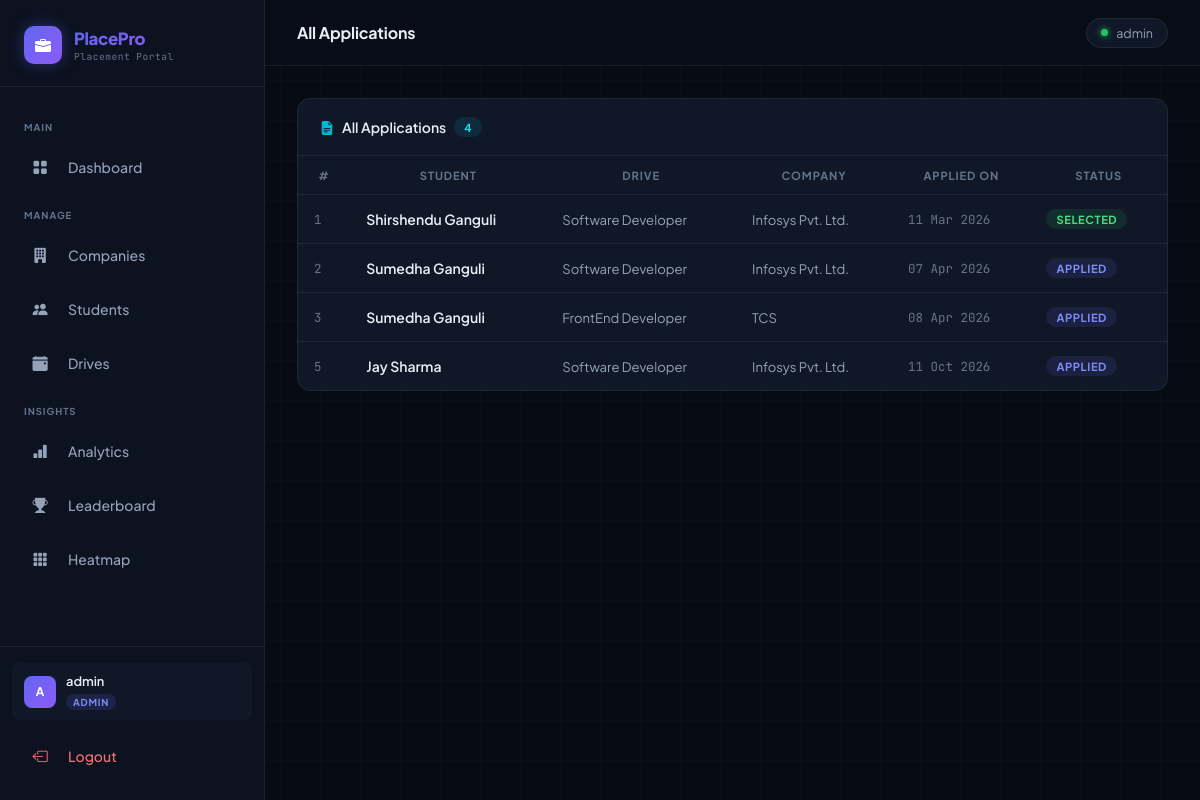
Screenshot of /admin/applications (signed in) with the database file from the repository.
### models.py (models this page shows)
class User(db.Model, UserMixin):
    id = db.Column(db.Integer, primary_key=True)
    username = db.Column(db.String(80), unique=True, nullable=False)
    email = db.Column(db.String(120), unique=True, nullable=False)
    password = db.Column(db.String(200), nullable=False)
    role = db.Column(db.String(20), nullable=False)
    is_active = db.Column(db.Boolean, default=True)
    created_at = db.Column(db.DateTime, default=datetime.utcnow)

class Application(db.Model):
    id         = db.Column(db.Integer, primary_key=True)
    student_id = db.Column(db.Integer, db.ForeignKey('student.id'), nullable=False)
    drive_id   = db.Column(db.Integer, db.ForeignKey('placement_drive.id'), nullable=False)
    applied_at = db.Column(db.DateTime, default=datetime.utcnow)
    status     = db.Column(db.String(20), default='Applied')
    student    = db.relationship('Student', backref='applications')
    drive      = db.relationship('PlacementDrive', backref='applications')

class Student(db.Model):
    id              = db.Column(db.Integer, primary_key=True)
    user_id         = db.Column(db.Integer, db.ForeignKey('user.id'), nullable=False)
    full_name       = db.Column(db.String(100))
    phone           = db.Column(db.String(20))
    department      = db.Column(db.String(100))
    cgpa            = db.Column(db.Float)
    skills          = db.Column(db.Text)   # comma-separated skills
    resume_filename = db.Column(db.String(200))
    is_blacklisted  = db.Column(db.Boolean, default=False)
    graduation_year = db.Column(db.Integer)
    about           = db.Column(db.Text)
    linkedin        = db.Column(db.String(200))
    github          = db.Column(db.String(200))
    portfolio_url   = db.Column(db.String(200))
    user            = db.relationship('User', backref='student_profile')

class PlacementDrive(db.Model):
    id                   = db.Column(db.Integer, primary_key=True)
    company_id           = db.Column(db.Integer, db.ForeignKey('company.id'), nullable=False)
    job_title            = db.Column(db.String(100), nullable=False)
    job_description      = db.Column(db.Text)
    eligibility_criteria = db.Column(db.Text)
    required_skills      = db.Column(db.String(200))
    experience_required  = db.Column(db.String(100))
    salary_range         = db.Column(db.String(100))
    deadline             = db.Column(db.DateTime)
    status               = db.Column(db.String(20), default='Pending')
    created_at           = db.Column(db.DateTime, default=datetime.utcnow)
    company              = db.relationship('Company', backref='drives')

class Company(db.Model):
    id              = db.Column(db.Integer, primary_key=True)
    user_id         = db.Column(db.Integer, db.ForeignKey('user.id'), nullable=False)
    company_name    = db.Column(db.String(100), nullable=False)
    industry        = db.Column(db.String(100))
    hr_contact      = db.Column(db.String(100))
    website         = db.Column(db.String(200))
    approval_status = db.Column(db.String(20), default='Pending')
    is_blacklisted  = db.Column(db.Boolean, default=False)
    user            = db.relationship('User', backref='company_profile')

### app.py (the view)
@app.route('/admin/applications')
@login_required
@admin_required
def admin_applications():
    return render_template('admin/all_applications.html',
        applications=Application.query.all())

### app.py (called while the page is built)
@login_manager.user_loader
def load_user(user_id):
    return User.query.get(int(user_id))

def admin_required(f):
    @wraps(f)
    def decorated(*args, **kwargs):
        if not current_user.is_authenticated or current_user.role != 'admin':
            flash('Admin access only.', 'danger')
            return redirect(url_for('login'))
        return f(*args, **kwargs)
    return decorated

### templates/admin/all_applications.html (shortened to what this page needs)
{% extends 'base.html' %}
{% block page_title %}All Applications{% endblock %}
{% block content %}
<div class="card fade-up">
  <div class="card-header">
    <div style="display:flex;align-items:center;gap:8px;">
      <i class="bi bi-file-earmark-text-fill" style="color:var(--cyan);"></i>
      All Applications
      <span class="badge badge-info">{{ applications|length }}</span>
    </div>
  </div>
  <div class="table-wrap">
    <table>
      <thead>
        <tr>
          <th>#</th>
          <th>Student</th>
          <th>Drive</th>
          <th>Company</th>
          <th>Applied On</th>
          <th>Status</th>
        </tr>
      </thead>
      <tbody>
        {% for a in applications %}
        <tr>
          <td style="color:var(--muted);font-family:'JetBrains Mono',monospace;font-size:0.78rem;">{{ a.id }}</td>
          <td style="font-weight:600;font-size:0.875rem;">{{ a.student.full_name }}</td>
          <td style="color:var(--muted2);font-size:0.82rem;">{{ a.drive.job_title }}</td>
          <td style="color:var(--muted2);font-size:0.82rem;">{{ a.drive.company.company_name }}</td>
          <td style="font-family:'JetBrains Mono',monospace;font-size:0.78rem;color:var(--muted);">
            {{ a.applied_at.strftime('%d %b %Y') }}
          </td>
          <td><span class="badge badge-{{ a.status | lower }}">{{ a.status }}</span></td>
        </tr>
        {% endfor %}
      </tbody>
    </table>
  </div>
</div>
{% endblock %}

### templates/base.html (shortened to what this page needs)
<!DOCTYPE html>
<html lang="en">
<head>
    <link href="https://cdn.jsdelivr.net/npm/bootstrap-icons@1.11.0/font/bootstrap-icons.css" rel="stylesheet">
</head>
<body>
    {% if current_user.is_authenticated %}
    <aside class="sidebar">
        <div class="sidebar-brand">
            <div class="brand-icon"><i class="bi bi-briefcase-fill"></i></div>
            <div>
                <div class="brand-name">PlacePro</div>
                <div class="brand-tag">Placement Portal</div>
            </div>
        </div>
        <nav class="sidebar-nav">
            {% if current_user.role == 'admin' %}
            <div class="nav-section-label">Main</div>
            <a href="{{ url_for('admin_dashboard') }}"
                class="nav-link {% if request.endpoint == 'admin_dashboard' %}active{% endif %}">
                <span class="nav-icon"><i class="bi bi-grid-fill"></i></span> Dashboard
            </a>
            <div class="nav-section-label">Manage</div>
            <a href="{{ url_for('admin_companies') }}"
                class="nav-link {% if request.endpoint == 'admin_companies' %}active{% endif %}">
                <span class="nav-icon"><i class="bi bi-building-fill"></i></span> Companies
            </a>
            <a href="{{ url_for('admin_students') }}"
                class="nav-link {% if request.endpoint == 'admin_students' %}active{% endif %}">
                <span class="nav-icon"><i class="bi bi-people-fill"></i></span> Students
            </a>
            <a href="{{ url_for('admin_drives') }}"
                class="nav-link {% if request.endpoint == 'admin_drives' %}active{% endif %}">
                <span class="nav-icon"><i class="bi bi-calendar-event-fill"></i></span> Drives
            </a>
            <div class="nav-section-label">Insights</div>
            <a href="{{ url_for('admin_charts') }}"
                class="nav-link {% if request.endpoint == 'admin_charts' %}active{% endif %}">
                <span class="nav-icon"><i class="bi bi-bar-chart-fill"></i></span> Analytics
            </a>
            <a href="{{ url_for('admin_leaderboard') }}"
                class="nav-link {% if request.endpoint == 'admin_leaderboard' %}active{% endif %}">
                <span class="nav-icon"><i class="bi bi-trophy-fill"></i></span> Leaderboard
            </a>
            <a href="{{ url_for('admin_heatmap') }}"
                class="nav-link {% if request.endpoint == 'admin_heatmap' %}active{% endif %}">
                <span class="nav-icon"><i class="bi bi-grid-3x3-gap-fill"></i></span> Heatmap
            </a>
            {% endif %}
        </nav>
        <div class="sidebar-footer">
            <div class="user-pill" style="margin-bottom:10px;">
                <div class="user-avatar">{{ current_user.username[0].upper() }}</div>
                <div>
                    <div class="user-name">{{ current_user.username }}</div>
                    <span class="role-tag {{ current_user.role }}">{{ current_user.role }}</span>
                </div>
            </div>
            <a href="{{ url_for('logout') }}" class="nav-link danger">
                <span class="nav-icon"><i class="bi bi-box-arrow-left"></i></span> Logout
            </a>
        </div>
    </aside>
    <div class="topbar">
        <div class="page-title">{% block page_title %}{% endblock %}</div>
        <div class="topbar-actions">
            <div class="topbar-chip">
                <div class="online-dot"></div>
                <span style="font-size:0.78rem; color:var(--muted2);">{{ current_user.username }}</span>
            </div>
        </div>
    </div>
    <main class="main-content">
        <div class="page-body">
            {% else %}
            <div class="auth-wrap">
                {% endif %}
                {% block content %}{% endblock %}
                {% if current_user.is_authenticated %}
            </div>
    </main>
    {% else %}
    </div>
    {% endif %}
</body>
</html>

### rows the page displays
User: username "A", username "admin", role "ADMIN"
Application: id "1", student.full_name "Shirshendu Ganguli", drive.job_title "Software Developer", drive.company.company_name "Infosys Pvt. Ltd.", applied_at "11 Mar 2026", status "SELECTED"
Application: id "2", student.full_name "Sumedha Ganguli", drive.job_title "Software Developer", drive.company.company_name "Infosys Pvt. Ltd.", applied_at "07 Apr 2026", status "APPLIED"
Application: id "3", student.full_name "Sumedha Ganguli", drive.job_title "FrontEnd Developer", drive.company.company_name "TCS", applied_at "08 Apr 2026", status "APPLIED"
Application: id "5", student.full_name "Jay Sharma", drive.job_title "Software Developer", drive.company.company_name "Infosys Pvt. Ltd.", applied_at "11 Oct 2026", status "APPLIED"

### other values shown
{{ applications|length }} "4"
